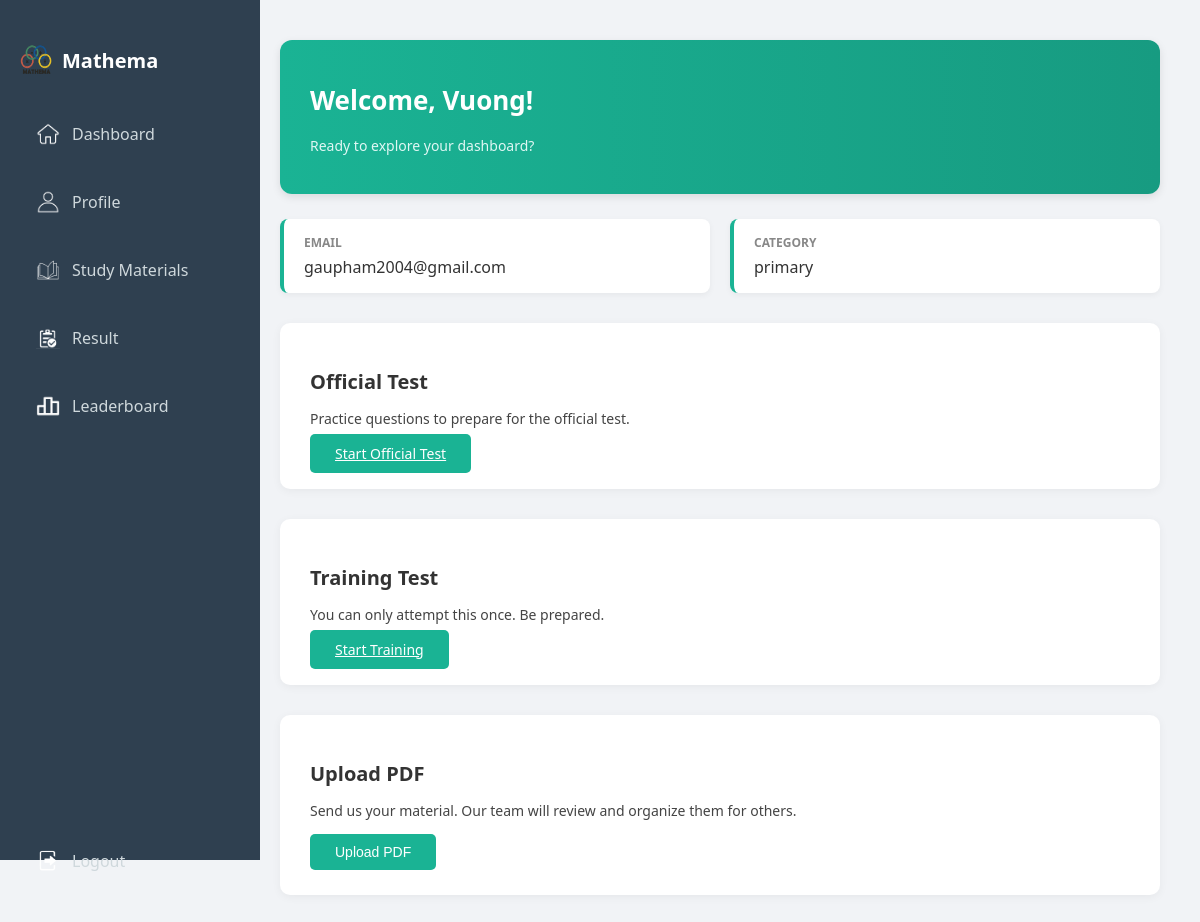
The app's page /dashboard/dashboard.php (signed in) with its own data.
### tables this page shows
CREATE TABLE `users` (
  `id` int(11) NOT NULL,
  `username` varchar(100) NOT NULL,
  `password` varchar(255) NOT NULL,
  `category` varchar(20) DEFAULT NULL,
  `birthday` date DEFAULT NULL,
  `age` int(11) DEFAULT NULL,
  `transaction_id` int(11) DEFAULT NULL,
  `email` varchar(255) DEFAULT NULL,
  `role` varchar(20) DEFAULT 'user',
  `phone` varchar(20) DEFAULT NULL
);

### dashboard/dashboard.php (the view, shortened to what this page needs)
<!DOCTYPE html>
<?php
require_once 'pdo.php';
$userID = $_SESSION['user_id']??'';
$stmt = $pdo->prepare("SELECT username, email, category, role FROM users WHERE id = ?");
$stmt->execute([$userID]);
$user = $stmt->fetch(PDO::FETCH_ASSOC);
?>
<html lang="en">
<head>
  <link rel="stylesheet" href="css/sidebar.css">
  <link rel="stylesheet" href="css/dashboard.css">
</head>
<body>
    <div class="layout">
      <div class="sidebar">
      <div class="logo">
        <img src="images/logo.png" alt="Mathema Logo">
        <h2>Mathema</h2>
      </div>
      <ul>
        <li class="sidebarItems"><a href="dashboard.php"><img src="images/home.png"> Dashboard</a></li>
        <li class="sidebarItems"><a href="profile-page.php"><img src="images/profile.png"> Profile</a></li>
        <li class="sidebarItems"><a href="resources.php"><img src="images/resources.png"> Study Materials</a></li>
        <li class="sidebarItems"><a href="result.php"><img src="images/result.png"> Result</a></li>
        <li class="sidebarItems"><a href="leaderboard.php"><img src="images/rank.png" alt=""> Leaderboard</a></li>
        <li class = "logout"><a href="../MyMathema.php"><img src="images/logout.png"> Logout</a></li>
      </ul>
    </div>
    <div class="main-content">
      <div class="welcome-box">
        <h1>Welcome, <?php echo $user['username'] ?>!</h1>
        <p class="subtext">Ready to explore your dashboard?</p>
      </div>
      <div class="account-info">
        <div class="info-item">
          <label>Email</label>
          <span><?php echo $user['email']?></span>
        </div>
        <div class="info-item">
          <label>Category</label>
          <span><?php echo $user['category']?></span>
        </div>
      </div>
      <div class="box">
        <h3>Official Test</h3>
        <p>Practice questions to prepare for the official test.</p>
        <a href="official-test.php" class="action-button">Start Official Test</a>
      </div>
      <div class="box">
        <h3>Training Test</h3>
        <p>You can only attempt this once. Be prepared.</p>
        <a href="training-page.php" class="action-button">Start Training</a>
      </div>
      <div class="box">
        <h3>Upload PDF</h3>
        <p>Send us your material. Our team will review and organize them for others.</p>
        <button class="action-button">Upload PDF</button>
      </div>
    </div>
  </div>
</body>
</html>

### dashboard/css/sidebar.css (style rules this page uses)
body { font-family: 'Segoe UI', sans-serif; background-color: #f1f3f6; margin: 0; padding: 0; }
.layout { display: flex; min-height: 100vh; }
.sidebar { width: 220px; background-color: #2f4050; color: #fff; padding: 30px 20px; height: 100vh; position: fixed; top: 0; left: 0; }
.sidebar .logo { display: flex; align-items: center; gap: 10px; margin-bottom: 20px; }
.sidebar .logo img { width: 32px; height: 32px; }
.sidebar .logo h2 { font-size: 20px; font-weight: bold; color: #fff; }
.sidebar ul { list-style: none; padding: 0; }
.sidebarItems { margin: 20px 0; }
.sidebarItems a { display: flex; align-items: center; gap: 12px; padding: 12px 16px; text-decoration: none; color: #cfd8dc; border-radius: 6px; transition: background-color 0.3s ease; }
.sidebar ul li a img { width: 24px; height: 24px; object-fit: contain; filter: brightness(0) invert(1); }
.logout { margin: 20px 0; }
.logout a { position: fixed; display: flex; align-items: center; bottom: 0; margin-bottom: 50px; min-width: 188px; gap: 12px; padding: 12px 16px; text-decoration: none; color: #cfd8dc; border-radius: 6px; transition: background-color 0.3s ease; }
.main-content { margin-left: 240px; padding: 40px; width: calc(100% - 240px); }

### dashboard/css/dashboard.css (style rules this page uses)
.welcome-box { background: linear-gradient(to right, #1ab394, #179b81); padding: 25px 30px; border-radius: 12px; color: white; box-shadow: 0 3px 8px rgba(0,0,0,0.1); margin-bottom: 25px; }
.welcome-box h1 { font-size: 26px; }
.welcome-box .subtext { margin-top: 5px; font-size: 14px; color: #e0f7f4; }
.account-info { display: flex; gap: 20px; flex-wrap: wrap; margin-bottom: 25px; }
.info-item { background: #fff; border-left: 4px solid #1ab394; padding: 15px 20px; border-radius: 8px; box-shadow: 0 2px 6px rgba(0,0,0,0.05); flex: 1; min-width: 220px; }
.info-item label { font-size: 12px; text-transform: uppercase; color: #888; font-weight: 600; margin-bottom: 5px; display: block; }
.info-item span { font-size: 16px; color: #333; }
.box { background-color: #fff; border-radius: 10px; padding: 25px 30px; margin-top: 30px; box-shadow: 0 2px 10px rgba(0,0,0,0.05); }
.box h3 { font-size: 20px; color: #333; margin-bottom: 10px; }
.box p { font-size: 14px; color: #444; }
.action-button { background-color: #1ab394; color: white; padding: 10px 25px; font-size: 14px; border: none; border-radius: 5px; cursor: pointer; transition: background 0.2s; }

### records on screen
users: username "Vuong", email "gaupham2004@gmail.com", category "primary"
